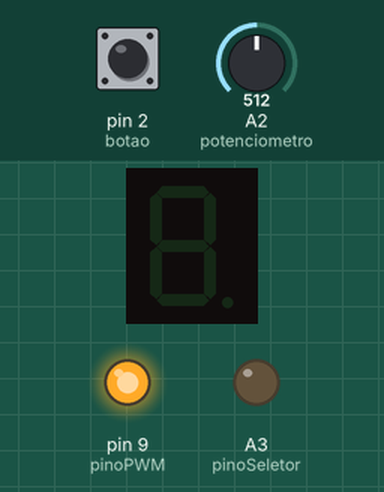
Bench run of a sketch on a simulated Arduino Uno, built with avr-gcc and run on an emulated ATmega328P. Parts: 1-digit seven-segment display, output pins drawn as LEDs (lit = HIGH). Wiring (inferred from the names in the program): 1-digit 7-segment display, segments lit when HIGH: segments A4, A5, pin 7, pin 8, pin 5, pin 3, pin 6. Dashed ring = blinking. The test bench sets the inputs (shaded band); at power-on: A2 (potenciometro) = 512, pin 2 (botao) LOW. The segment pins are drawn as the display they are named for; pins used as bus, display or sensor lines are not drawn.

Above: at 4.4 s.
4.5 s: A2 (potenciometro) set to 100
9.2 s: pin 2 (botao) pulled HIGH for 3 s
At 9.9 s:
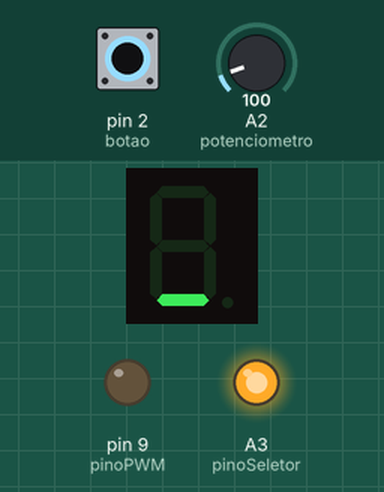
13.9 s: A2 (potenciometro) set to 110
At 14.6 s:
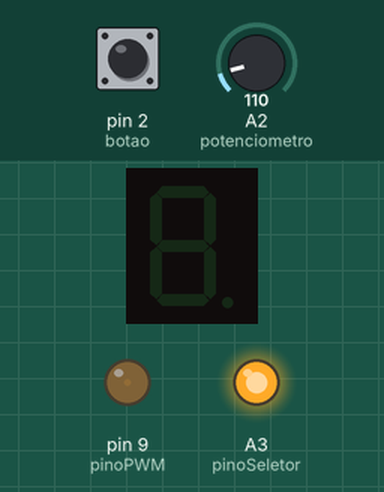
18.6 s: A2 (potenciometro) set to 122
23.3 s: pin 2 (botao) pulled HIGH for 3 s
At 24.6 s:
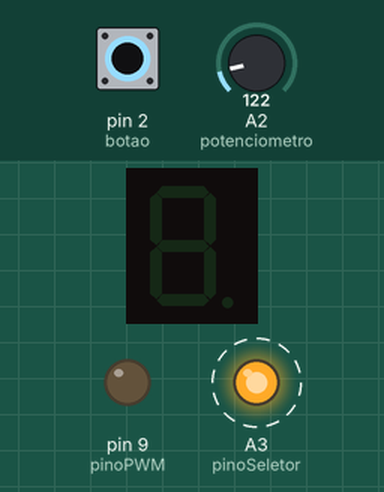
28.0 s: A2 (potenciometro) set to 0
At 28.7 s:
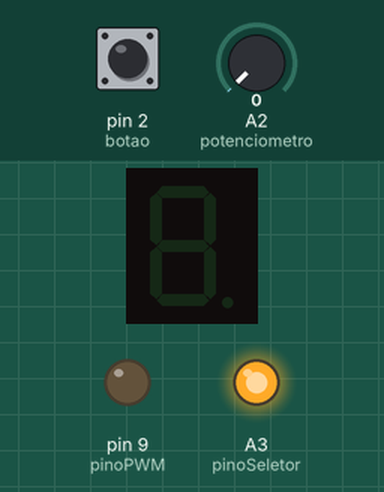
Timing chart, 0 to 31.0 s (numbered marks = the images above; inputs shaded):
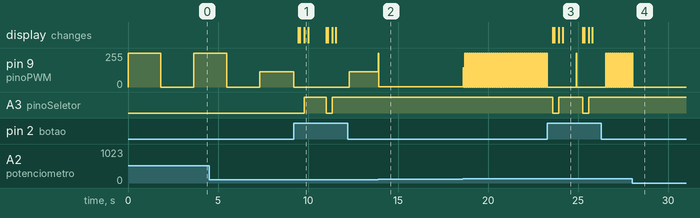

The sketch:

padawan.ino
```cpp
/*
 Este eh um codigo de exemplo para o shield Padawan, fabricado pela Robocore (robocore.net).

 Este codigo foi criado por Otavio Carneiro (carneiro.blog.br) para o beneficio de outros proprietarios de shields similares.

 Este codigo eh de dominio publico. Faca o que quiser!
 -----------
 This is an example code for use with the Robocore Padawan Shield (robocore.net).

 It was created by Otavio Carneiro (carneiro.blog.br) for the benefit of other owners of similar shields.

 This code is in the public domain.

 https://github.com/ocarneiro/arduino-padawan-shield
 */

const int botao = 2;
const int potenciometro = A2;
const int pinoSeletor = A3;
const int pinoPWM = 9;

//define o display de 7 segmentos
#define TAMANHO_DISPLAY 7
const int pinoDisplay[TAMANHO_DISPLAY] = {A4,A5,7,8,5,3,6};
const int numeros[11][TAMANHO_DISPLAY] = {
  {1,1,1,1,1,1,0},  //0
  {0,1,1,0,0,0,0},  //1
  {1,1,0,1,1,0,1},  //2
  {1,1,1,1,0,0,1},  //3
  {0,1,1,0,0,1,1},  //4
  {1,0,1,1,0,1,1},  //5
  {0,0,1,1,1,1,1},  //6
  {1,1,1,0,0,0,0},  //7
  {1,1,1,1,1,1,1},  //8
  {1,1,1,0,0,1,1},  //9
  {1,1,1,1,1,1,0}   //0 de novo
};


//modos
const int modos = 3;
const int LED_PWM = 0;
const int DISPLAY_7SEG = 1;
const int LEDS_RGB = 2;

int modoAtual = 0;

void setup() {
  //inicializa botao, pino seletor e pino PWM
  pinMode(botao, INPUT);
  pinMode(pinoSeletor, OUTPUT);
  pinMode(pinoPWM, OUTPUT);
  //inicializa os LED's do display de 7 segmentos
  for (int item = 0; item < TAMANHO_DISPLAY; item++) {
    pinMode(pinoDisplay[item], OUTPUT);
  }
}

void loop() {
  while(modoAtual < modos) {
    if(modoAtual == LED_PWM) {
      lePotAcionaPwm();
    } else if(modoAtual == DISPLAY_7SEG) {
      digitalWrite(pinoSeletor, LOW);
      display7segmentos();
    } else if(modoAtual == LEDS_RGB) {
      digitalWrite(pinoSeletor, HIGH);
      lePotAcendeLeds();
    }
    if(digitalRead(botao) == HIGH) {
      apagaTudo();
      modoAtual = modoAtual + 1;
      delay(250);
    }
  }
  modoAtual = 0;
  delay(500);
}

void lePotAcionaPwm() {
  int valorPot = analogRead(potenciometro);
  if (valorPot < 110) {
    int valorSaida = map(valorPot, 0, 110, 0, 125);
    analogWrite(pinoPWM, valorSaida);
  } else {
    int valorSaida = map(valorPot, 110, 220, 0, 500);
    digitalWrite(pinoPWM, HIGH);
    delay(valorSaida);
    digitalWrite(pinoPWM, LOW);
    delay(valorSaida);
  }
  delay(2);
}

void display7segmentos() {
  int valorPot = analogRead(potenciometro);
  int valorSaida = map(valorPot, 0, 200, 10, 0);
  for (int seg = 0; seg < TAMANHO_DISPLAY; seg++) {
    digitalWrite(pinoDisplay[seg], numeros[valorSaida][seg]);
  }
  delay(100);
}

void lePotAcendeLeds() {
  int valorPot = analogRead(potenciometro);
  int segmentoAMostrar = map(valorPot,0,255,0,8);

  digitalWrite(pinoDisplay[segmentoAMostrar], HIGH);
  delay (200);
  digitalWrite(pinoDisplay[segmentoAMostrar], LOW);
}

void apagaTudo() {
  for (int item = 0; item < TAMANHO_DISPLAY; item++) {
    digitalWrite(pinoDisplay[item], LOW);
  }
  digitalWrite(pinoPWM, LOW);
}
```

Measured:
- the behaviour switches between 109 and 110 on A2 (potenciometro) (found by bisection; images 1 and 2)
- after the input at 9.2 s, pin 9 (pinoPWM): 113/255 → 0/255 at once, → 113/255 3.1 s later; A3 (pinoSeletor): LOW → HIGH after 0.60 s, → LOW 1.2 s later, → HIGH 0.35 s later; the display: first changes after 0.25 s (image 1 shows a later state)
- after the input at 13.9 s, pin 9 (pinoPWM): 113/255 → 1/255 at once
- after the input at 18.6 s, pin 9 (pinoPWM): 1/255 → 144/255 at once, then repeats every 0.10 s: 0/255 0.05 s, 255/255 0.05 s
- after the input at 23.3 s, A3 (pinoSeletor): alternates HIGH for 1.3 s and LOW for 0.35 s, 4 changes in all, then stays HIGH, starting after 0.29 s; the display: first changes after 0.29 s (image 3 shows a later state)
- after the input at 28.0 s, pin 9 (pinoPWM): goes on until 28.0 s, then stays 0/255
- what the display in image 3 shows lasts 1.2 s, from 24.1 s to 25.3 s
